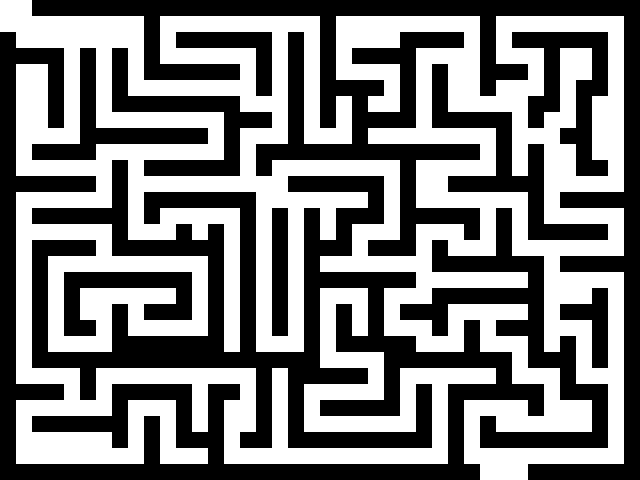

The image is a tile-based game level rendered from a .tmx file. Its description and complete source (layers, tilesets, objects, tile grids) follow:
An orthogonal 40x30 tile map with 16x16 px tiles, 1 tile layer (块层 1).

<map version="1.0" orientation="orthogonal" renderorder="right-down" width="40" height="30" tilewidth="16" tileheight="16" backgroundcolor="#ffffff" nextobjectid="1">
 <tileset firstgid="1" name="block" tilewidth="16" tileheight="16" tilecount="1">
  <image source="block.png" width="16" height="16" />
 </tileset>
 <layer name="块层 1" width="40" height="30">
  <data encoding="csv">
0,0,1,1,1,1,1,1,1,1,1,1,1,1,1,1,1,1,1,1,1,1,1,1,1,1,1,1,1,1,1,1,1,1,1,1,1,1,1,1,
0,0,0,0,0,0,0,0,0,1,0,0,0,0,0,0,0,0,0,0,1,0,0,0,0,0,0,0,0,0,1,0,0,0,0,0,0,0,0,1,
1,0,0,0,0,0,0,0,0,1,0,1,1,1,1,1,1,0,1,0,1,0,0,0,0,1,1,1,1,0,1,0,1,1,1,1,1,1,0,1,
1,1,1,1,0,1,0,1,0,1,0,0,0,0,0,0,1,0,1,0,1,0,1,1,1,1,0,0,0,0,1,0,0,0,1,0,0,1,0,1,
1,0,0,1,0,1,0,1,0,1,1,1,1,1,1,0,1,0,1,0,1,0,0,0,0,1,0,1,0,0,1,1,1,0,1,0,0,1,0,1,
1,0,0,1,0,1,0,1,0,0,0,0,0,0,0,0,1,0,1,0,1,1,1,1,0,1,0,1,0,0,1,0,0,0,1,0,1,1,0,1,
1,0,0,1,0,1,0,1,1,1,1,1,1,1,1,0,0,0,1,0,1,0,1,0,0,1,0,1,0,0,0,0,0,1,1,0,1,0,0,1,
1,0,0,1,0,1,0,0,0,0,0,0,0,0,1,1,1,0,1,0,1,0,1,1,1,1,0,1,1,1,1,1,0,1,0,0,1,0,0,1,
1,0,0,0,0,1,1,1,1,1,1,1,1,0,1,0,0,0,1,0,0,0,1,0,0,0,0,0,0,0,0,1,0,0,0,1,1,0,0,1,
1,0,1,1,1,1,0,0,0,0,0,0,0,0,1,0,1,1,1,1,1,1,1,1,1,1,1,1,1,1,0,1,0,1,0,0,1,0,0,1,
1,0,0,0,0,0,0,1,0,1,1,1,1,1,1,0,1,0,0,0,0,0,0,0,0,1,0,0,0,0,0,1,0,1,0,0,1,1,0,1,
1,1,1,1,1,1,0,1,0,0,0,0,0,0,0,0,0,0,1,1,1,1,1,1,0,1,0,0,1,1,1,1,1,1,0,0,0,0,0,1,
1,0,0,0,0,0,0,1,0,1,1,1,1,1,1,1,0,0,0,0,0,0,0,1,0,1,0,0,0,0,0,0,0,1,0,1,1,1,1,1,
1,0,1,1,1,1,1,1,0,1,0,0,0,0,0,1,0,1,0,1,0,1,1,1,0,1,1,1,1,1,0,1,0,1,0,0,0,0,0,1,
1,0,0,0,0,0,0,1,0,0,0,1,0,1,0,1,0,1,0,1,0,1,0,0,0,1,0,0,0,1,0,1,0,1,1,1,1,1,0,1,
1,0,1,1,1,1,0,1,1,1,1,1,1,1,0,1,0,1,0,1,1,1,0,1,1,1,0,1,0,0,0,1,0,0,0,0,0,0,0,1,
1,0,1,0,0,0,0,0,0,0,0,0,0,1,0,1,0,1,0,1,0,0,0,0,0,0,0,1,1,1,1,1,1,1,0,1,1,1,1,1,
1,0,1,0,1,1,1,1,1,1,1,1,0,1,0,1,0,1,0,1,1,1,1,1,1,1,0,0,0,0,0,0,0,1,0,0,0,0,0,1,
1,0,1,0,1,0,0,0,0,0,0,1,0,1,0,1,0,1,0,1,0,0,0,1,0,0,0,1,1,1,1,1,1,1,0,0,0,1,0,1,
1,0,1,0,1,0,0,1,0,1,1,1,0,1,0,1,0,1,0,1,0,1,0,1,0,1,1,1,0,0,0,0,0,1,0,1,1,1,0,1,
1,0,1,0,1,1,0,1,0,0,0,0,0,1,0,1,0,1,0,1,0,1,0,1,0,0,0,1,0,1,0,1,1,1,0,0,0,1,0,1,
1,0,1,0,0,0,0,1,1,1,1,1,1,1,0,1,0,0,0,1,0,1,1,1,1,1,0,0,0,1,0,0,0,1,0,1,0,1,0,1,
1,0,1,1,1,1,1,1,1,1,1,1,1,1,1,1,1,1,1,1,0,0,0,0,1,1,1,1,1,1,1,1,0,1,1,1,0,1,0,1,
1,0,0,0,0,1,0,0,0,0,0,0,0,0,0,0,1,0,1,1,1,1,1,0,1,0,0,0,0,0,0,1,0,0,0,1,0,0,0,1,
1,1,1,1,0,1,0,1,1,1,1,1,0,1,1,0,1,0,1,0,0,0,0,0,1,0,1,0,1,1,1,1,1,1,0,1,1,1,0,1,
1,0,0,0,0,0,0,1,0,0,0,1,0,1,0,0,1,0,1,0,1,1,1,1,1,0,1,0,1,0,0,0,0,1,0,0,0,1,0,1,
1,0,1,1,1,1,1,1,0,1,0,1,0,1,0,0,1,0,1,0,0,0,0,0,0,0,1,0,1,0,1,0,0,0,0,0,0,1,0,1,
1,0,0,0,0,0,0,1,0,1,0,1,1,1,0,1,1,0,1,1,1,1,1,1,1,1,1,0,1,0,1,1,1,1,1,1,1,1,0,1,
1,0,0,0,0,0,0,0,0,1,0,0,0,1,0,0,0,0,0,0,0,0,0,0,0,0,0,0,1,0,0,0,0,0,0,0,0,0,0,1,
1,1,1,1,1,1,1,1,1,1,1,1,1,1,1,1,1,1,1,1,1,1,1,1,1,1,1,1,1,1,0,0,0,1,1,1,1,1,1,1
</data>
 </layer>
</map>
